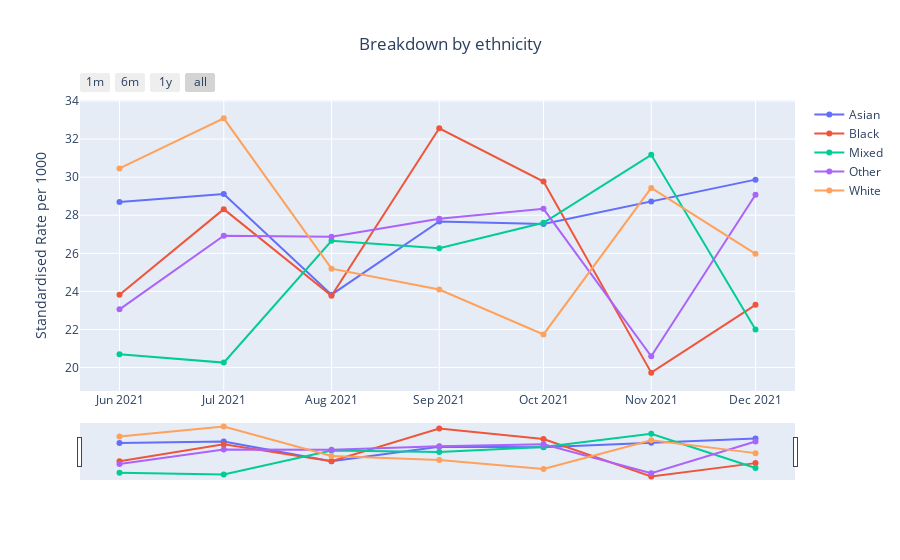

Notebook source saved alongside this figure:
### Code cell
plot_measures(data_dict[demographics[i]], title=f'Breakdown by {demographics[i]}', column_to_plot='rate_standardised', category=demographics[i], y_label='Standardised Rate per 1000')
    i+=1

### Figure 1 — Plotly figure (JSON) as saved in the notebook; plotly's stock layout.template omitted (floating-point values rounded to 4 significant figures)
{"data": [{"name": "Asian", "type": "scatter", "x": ["2021-06-01T00:00:00", "2021-07-01T00:00:00", "2021-08-01T00:00:00", "2021-09-01T00:00:00", "2021-10-01T00:00:00", "2021-11-01T00:00:00", "2021-12-01T00:00:00"], "y": [28.7, 29.12, 23.83, 27.67, 27.55, 28.73, 29.87]}, {"name": "Black", "type": "scatter", "x": ["2021-06-01T00:00:00", "2021-07-01T00:00:00", "2021-08-01T00:00:00", "2021-09-01T00:00:00", "2021-10-01T00:00:00", "2021-11-01T00:00:00", "2021-12-01T00:00:00"], "y": [23.82, 28.32, 23.78, 32.57, 29.77, 19.73, 23.3]}, {"name": "Mixed", "type": "scatter", "x": ["2021-06-01T00:00:00", "2021-07-01T00:00:00", "2021-08-01T00:00:00", "2021-09-01T00:00:00", "2021-10-01T00:00:00", "2021-11-01T00:00:00", "2021-12-01T00:00:00"], "y": [20.7, 20.26, 26.66, 26.27, 27.61, 31.17, 22]}, {"name": "Other", "type": "scatter", "x": ["2021-06-01T00:00:00", "2021-07-01T00:00:00", "2021-08-01T00:00:00", "2021-09-01T00:00:00", "2021-10-01T00:00:00", "2021-11-01T00:00:00", "2021-12-01T00:00:00"], "y": [23.06, 26.93, 26.87, 27.82, 28.34, 20.59, 29.08]}, {"name": "White", "type": "scatter", "x": ["2021-06-01T00:00:00", "2021-07-01T00:00:00", "2021-08-01T00:00:00", "2021-09-01T00:00:00", "2021-10-01T00:00:00", "2021-11-01T00:00:00", "2021-12-01T00:00:00"], "y": [30.46, 33.09, 25.2, 24.1, 21.74, 29.43, 25.97]}], "layout": {"hovermode": "x", "title": {"text": "Breakdown by ethnicity", "x": 0.5}, "xaxis": {"rangeselector": {"buttons": [{"count": 1, "label": "1m", "step": "month", "stepmode": "backward"}, {"count": 6, "label": "6m", "step": "month", "stepmode": "backward"}, {"count": 1, "label": "1y", "step": "year", "stepmode": "backward"}, {"step": "all"}]}, "rangeslider": {"visible": true}, "type": "date"}, "yaxis": {"title": {"text": "Standardised Rate per 1000"}}}}
